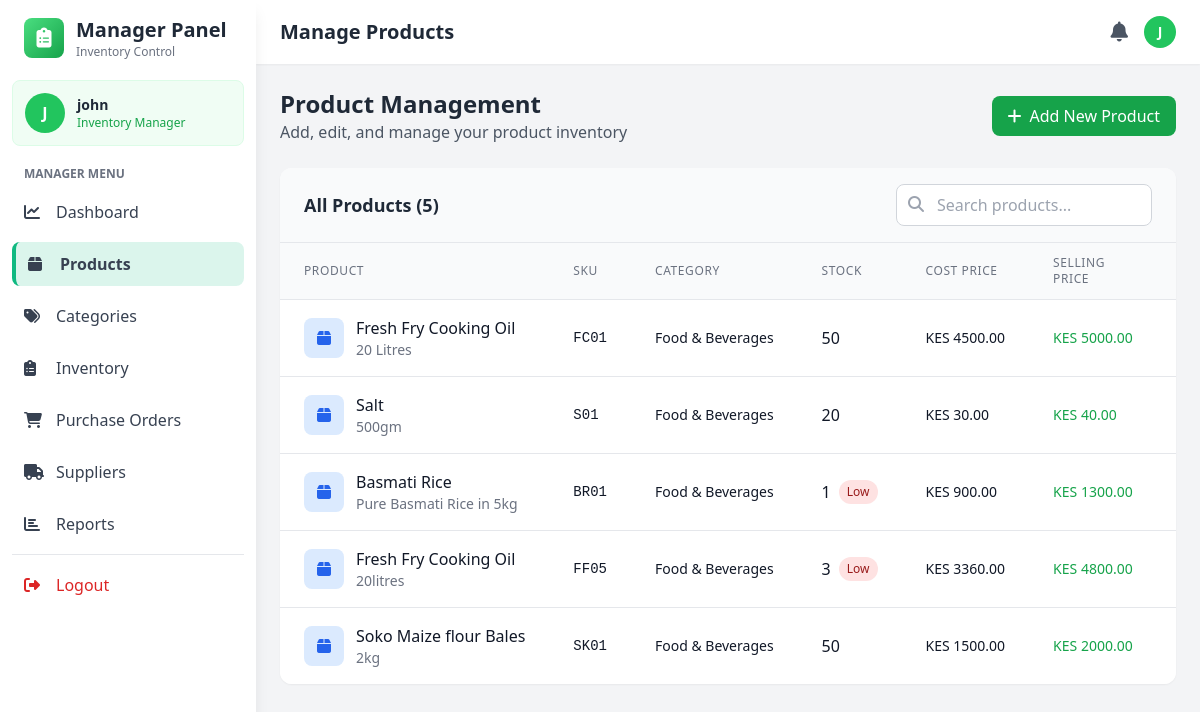
The page /manager/products (signed in) on the database as committed earlier.
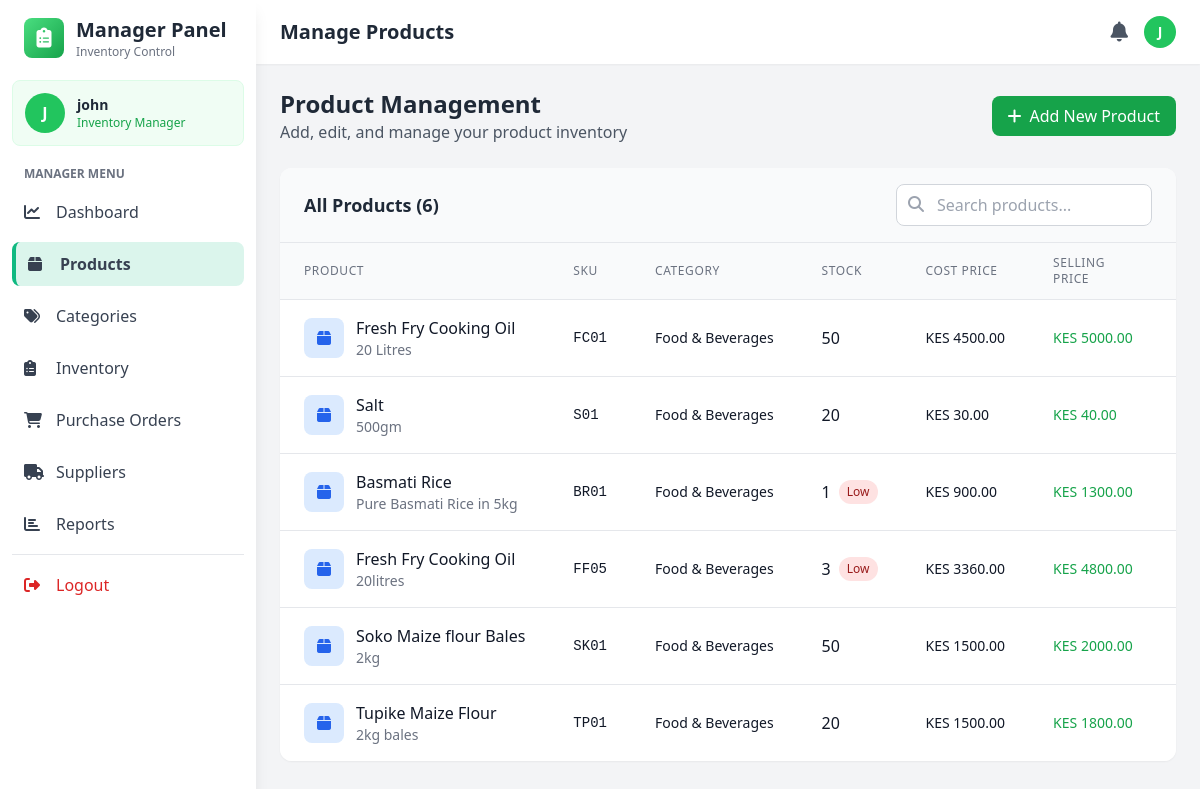
The same page on the database as committed later.
### models.py (models this page shows, shortened)
class Product(db.Model):
    __tablename__ = 'products'
    id = db.Column(db.Integer, primary_key=True)
    name = db.Column(db.String(200), nullable=False)
    sku = db.Column(db.String(50), unique=True, nullable=False)  # Stock code
    description = db.Column(db.Text)
    cost_price = db.Column(db.Float, nullable=False)
    selling_price = db.Column(db.Float, nullable=False)
    quantity = db.Column(db.Integer, default=0)
    reorder_level = db.Column(db.Integer, default=10)
    category_id = db.Column(db.Integer, db.ForeignKey('categories.id'), nullable=False)
    supplier_id = db.Column(db.Integer, db.ForeignKey('suppliers.id'), nullable=False)
    created_at = db.Column(db.DateTime, default=datetime.utcnow)
    updated_at = db.Column(db.DateTime, default=datetime.utcnow, onupdate=datetime.utcnow)
    is_active = db.Column(db.Boolean, default=True)
    image_url = db.Column(db.String(500))  # For Cloudinary image URLs
    unit = db.Column(db.String(50), default='piece')  # piece, kg, liter, pack, box, etc.
    category = db.relationship('Category', backref='products')
    supplier = db.relationship('Supplier', backref='products')

class Category(db.Model):
    __tablename__ = 'categories'
    id = db.Column(db.Integer, primary_key=True)
    name = db.Column(db.String(100), unique=True, nullable=False)
    description = db.Column(db.Text)
    created_at = db.Column(db.DateTime, default=datetime.utcnow)

### app.py (the view)
@app.route('/manager/products')
@login_required
def manage_products():
    if current_user.role not in ['admin', 'manager']:
        flash('Access denied. Manager access required.', 'danger')
        return redirect(url_for('index'))
    products = Product.query.all()
    categories = Category.query.all()
    suppliers = Supplier.query.all()
    return render_template('manager/products.html',
                         products=products,
                         categories=categories,
                         suppliers=suppliers)

### app.py (called while the page is built)
@login_manager.user_loader
def load_user(user_id):
    return User.query.get(int(user_id))

### templates/manager/products.html (shortened to what the changed rows need)
<!DOCTYPE html>
<html lang="en">
<head>
    <script src="https://cdn.tailwindcss.com"></script>
    <link rel="stylesheet" href="https://cdnjs.cloudflare.com/ajax/libs/font-awesome/6.4.0/css/all.min.css">
</head>
<body class="bg-gray-100">
    <aside class="fixed top-0 left-0 z-40 w-64 h-screen bg-white shadow-lg">
        <div class="h-full px-3 py-4 overflow-y-auto">
            <div class="flex items-center mb-5 px-3">
                <div class="ml-3">
                    <h2 class="text-xl font-bold text-gray-800">Manager Panel</h2>
                </div>
            </div>
        </div>
    </aside>
    <div class="ml-64">
        <header class="bg-white shadow-sm sticky top-0 z-30">
            <div class="flex items-center justify-between px-6 py-4">
                <h1 class="text-xl font-semibold text-gray-800">Manage Products</h1>
            </div>
        </header>
        <main class="p-6">
            <div class="flex justify-between items-center mb-6">
                <div>
                    <h2 class="text-2xl font-bold text-gray-800">Product Management</h2>
                </div>
            </div>
            <div class="bg-white rounded-xl shadow-sm overflow-hidden">
                <div class="px-6 py-4 border-b border-gray-200 bg-gray-50">
                    <div class="flex justify-between items-center">
                        <h3 class="text-lg font-semibold text-gray-800">All Products ({{ products|length }})</h3>
                        <div class="relative">
                            <input type="text" placeholder="Search products..." class="pl-10 pr-4 py-2 border border-gray-300 rounded-lg focus:ring-2 focus:ring-green-500 focus:border-transparent w-64">
                            <i class="fas fa-search absolute left-3 top-3 text-gray-400"></i>
                        </div>
                    </div>
                </div>
                <table class="min-w-full divide-y divide-gray-200">
                    <thead class="bg-gray-50">
                        <tr>
                            <th class="px-6 py-3 text-left text-xs font-medium text-gray-500 uppercase tracking-wider">Product</th>
                            <th class="px-6 py-3 text-left text-xs font-medium text-gray-500 uppercase tracking-wider">SKU</th>
                            <th class="px-6 py-3 text-left text-xs font-medium text-gray-500 uppercase tracking-wider">Category</th>
                            <th class="px-6 py-3 text-left text-xs font-medium text-gray-500 uppercase tracking-wider">Stock</th>
                            <th class="px-6 py-3 text-left text-xs font-medium text-gray-500 uppercase tracking-wider">Cost Price</th>
                            <th class="px-6 py-3 text-left text-xs font-medium text-gray-500 uppercase tracking-wider">Selling Price</th>
                            <th class="px-6 py-3 text-left text-xs font-medium text-gray-500 uppercase tracking-wider">Status</th>
                        </tr>
                    </thead>
                    <tbody class="bg-white divide-y divide-gray-200">
                        {% for product in products %}
                        <tr class="hover:bg-gray-50">
                            <td class="px-6 py-4 whitespace-nowrap">
                                <div class="flex items-center">
                                    <div class="w-10 h-10 bg-blue-100 rounded-lg flex items-center justify-center mr-3">
                                        <i class="fas fa-box text-blue-600"></i>
                                    </div>
                                    <div>
                                        <div class="font-medium text-gray-900">{{ product.name }}</div>
                                        <div class="text-sm text-gray-500 truncate max-w-xs">{{ product.description or 'No description' }}</div>
                                    </div>
                                </div>
                            </td>
                            <td class="px-6 py-4 whitespace-nowrap text-sm text-gray-900 font-mono">{{ product.sku }}</td>
                            <td class="px-6 py-4 whitespace-nowrap text-sm text-gray-900">{{ product.category.name }}</td>
                            <td class="px-6 py-4 whitespace-nowrap">
                                <div class="flex items-center">
                                    <span class="font-medium text-gray-900">{{ product.quantity }}</span>
                                    {% if product.quantity <= product.reorder_level %}
                                    <span class="ml-2 bg-red-100 text-red-800 text-xs px-2 py-1 rounded-full">Low</span>
                                    {% endif %}
                                </div>
                            </td>
                            <td class="px-6 py-4 whitespace-nowrap text-sm text-gray-900">KES {{ "%.2f"|format(product.cost_price) }}</td>
                            <td class="px-6 py-4 whitespace-nowrap text-sm font-medium text-green-600">KES {{ "%.2f"|format(product.selling_price) }}</td>
                            <td class="px-6 py-4 whitespace-nowrap">
                            </td>
                        </tr>
                        {% endfor %}
                    </tbody>
                </table>
            </div>
        </main>
    </div>
</body>
</html>

Rows that differ between the two databases and show on the page:
added Product: name "Tupike Maize Flour", description "2kg bales", sku "TP01", category.name "Food & Beverages", quantity "20", cost_price "1500.00", selling_price "1800.00"
Other text that changed with them:
{{ products|length }}: "5" → "6"
